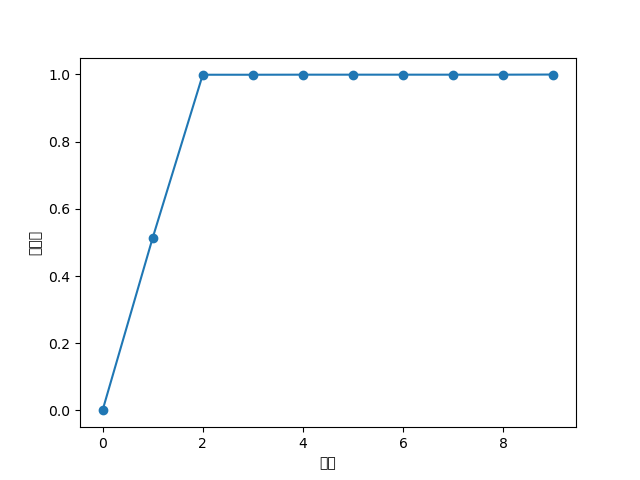

Generate this figure with Python:
# coding: utf-8
import sys
sys.path.append('..')
sys.path.append('../ch07')
import numpy as np
import matplotlib.pyplot as plt
from dataset import sequence
from common.optimizer import Adam
from common.trainer import Trainer
from common.util import eval_seq2seq
from attention_seq2seq import AttentionSeq2seq
from ch07.seq2seq import Seq2seq
from ch07.peeky_seq2seq import PeekySeq2seq


# 데이터 읽기
(x_train, t_train), (x_test, t_test) = sequence.load_data('date.txt')
char_to_id, id_to_char = sequence.get_vocab()

# 입력 문장 반전
x_train, x_test = x_train[:, ::-1], x_test[:, ::-1]

# 하이퍼파라미터 설정
vocab_size = len(char_to_id)
wordvec_size = 16
hidden_size = 256
batch_size = 128
max_epoch = 10
max_grad = 5.0

model = AttentionSeq2seq(vocab_size, wordvec_size, hidden_size)
# model = Seq2seq(vocab_size, wordvec_size, hidden_size)
# model = PeekySeq2seq(vocab_size, wordvec_size, hidden_size)

optimizer = Adam()
trainer = Trainer(model, optimizer)

acc_list = []
for epoch in range(max_epoch):
    trainer.fit(x_train, t_train, max_epoch=1,
                batch_size=batch_size, max_grad=max_grad)

    correct_num = 0
    for i in range(len(x_test)):
        question, correct = x_test[[i]], t_test[[i]]
        verbose = i < 10
        correct_num += eval_seq2seq(model, question, correct,
                                    id_to_char, verbose, is_reverse=True)

    acc = float(correct_num) / len(x_test)
    acc_list.append(acc)
    print('정확도 %.3f%%' % (acc * 100))


model.save_params()

# 그래프 그리기
x = np.arange(len(acc_list))
plt.plot(x, acc_list, marker='o')
plt.xlabel('에폭')
plt.ylabel('정확도')
plt.ylim(-0.05, 1.05)
plt.show()
plt.savefig('train.png')